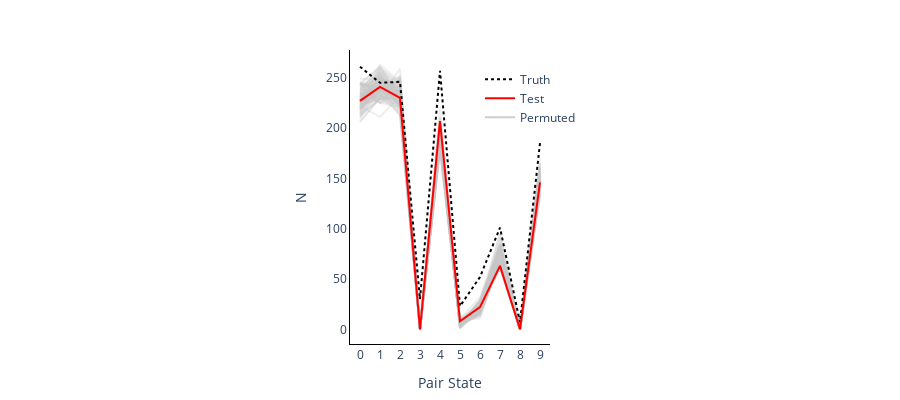

The notebook cell saved with this chart:
### Code cell
fig = go.Figure()

for i in np.arange(np.shape(sf)[0]):
    dfs = pd.read_csv(sf[i])
    fig.add_trace(go.Scatter(x=x,y=dfs.prediction,
                             mode='lines',
                             line=dict(color='rgba(200, 200, 200, 0.3)'),
                             showlegend=False,
                             legendgroup=1,
                            )
                 )
    
fig.add_trace(go.Scatter(x=x,y=dfs.prediction,
                         name='Permuted',
                         mode='lines',
                         line=dict(color='rgba(200, 200, 200, 0.9)'),
                         legendrank=3,
                         legendgroup=1
                        )
             )    
fig.add_trace(go.Scatter(x=x,y=df.ground_truth,
                         name='Truth',
                         mode='lines',
                         line=dict(color='rgba(0, 0, 0, 1)',dash='dot'),
                         legendrank=1,
                         legendgroup=1
                        )
             )
fig.add_trace(go.Scatter(x=x,y=df.prediction,
                         name='Test',
                         mode='lines',
                         line=dict(color='rgba(255, 0, 0, 1)'),
                         legendrank=2,
                         legendgroup=1
                        )
             )

    
#fig.update_scenes(xaxis_visible=False, yaxis_visible=False,zaxis_visible=False)
fig.update_xaxes(linecolor='rgba(0,0,0,1)',
                 range=[-0.5,9.5],
                 tick0=0,
                 dtick=1,
                 title_text='Pair State'
                )
fig.update_yaxes(linecolor='rgba(0,0,0,1)',
                 title_text='N'
                )
fig.update_layout(
    paper_bgcolor='rgba(0, 0, 0, 0)',
    plot_bgcolor='rgba(0, 0, 0, 0)',
    legend=dict(yanchor="top", y=0.95, xanchor="left", x=0.65),
    margin=dict(l=350, r=350, t=50, b=50),
    height=400
)

### Figure 1 — Plotly figure (JSON) as saved in the notebook; plotly's stock layout.template omitted (floating-point values rounded to 4 significant figures)
{"data": [{"legendgroup": "1", "line": {"color": "rgba(200, 200, 200, 0.3)"}, "mode": "lines", "showlegend": false, "type": "scatter", "x": [0, 1, 2, 3, 4, 5, 6, 7, 8, 9], "y": [238, 234, 238, 0, 190, 5, 29, 83, 0, 158]}, {"legendgroup": "1", "line": {"color": "rgba(200, 200, 200, 0.3)"}, "mode": "lines", "showlegend": false, "type": "scatter", "x": [0, 1, 2, 3, 4, 5, 6, 7, 8, 9], "y": [222, 261, 233, 0, 192, 5, 25, 77, 0, 156]}, {"legendgroup": "1", "line": {"color": "rgba(200, 200, 200, 0.3)"}, "mode": "lines", "showlegend": false, "type": "scatter", "x": [0, 1, 2, 3, 4, 5, 6, 7, 8, 9], "y": [227, 234, 220, 0, 204, 3, 21, 64, 0, 157]}, {"legendgroup": "1", "line": {"color": "rgba(200, 200, 200, 0.3)"}, "mode": "lines", "showlegend": false, "type": "scatter", "x": [0, 1, 2, 3, 4, 5, 6, 7, 8, 9], "y": [234, 254, 231, 1, 200, 4, 19, 72, 0, 156]}, {"legendgroup": "1", "line": {"color": "rgba(200, 200, 200, 0.3)"}, "mode": "lines", "showlegend": false, "type": "scatter", "x": [0, 1, 2, 3, 4, 5, 6, 7, 8, 9], "y": [230, 260, 244, 1, 197, 8, 22, 66, 0, 147]}, {"legendgroup": "1", "line": {"color": "rgba(200, 200, 200, 0.3)"}, "mode": "lines", "showlegend": false, "type": "scatter", "x": [0, 1, 2, 3, 4, 5, 6, 7, 8, 9], "y": [207, 230, 236, 0, 205, 7, 23, 78, 0, 166]}, {"legendgroup": "1", "line": {"color": "rgba(200, 200, 200, 0.3)"}, "mode": "lines", "showlegend": false, "type": "scatter", "x": [0, 1, 2, 3, 4, 5, 6, 7, 8, 9], "y": [244, 243, 235, 0, 194, 9, 24, 63, 0, 150]}, {"legendgroup": "1", "line": {"color": "rgba(200, 200, 200, 0.3)"}, "mode": "lines", "showlegend": false, "type": "scatter", "x": [0, 1, 2, 3, 4, 5, 6, 7, 8, 9], "y": [233, 243, 222, 0, 181, 5, 19, 75, 0, 138]}, {"legendgroup": "1", "line": {"color": "rgba(200, 200, 200, 0.3)"}, "mode": "lines", "showlegend": false, "type": "scatter", "x": [0, 1, 2, 3, 4, 5, 6, 7, 8, 9], "y": [234, 242, 223, 0, 194, 1, 22, 61, 0, 147]}, {"legendgroup": "1", "line": {"color": "rgba(200, 200, 200, 0.3)"}, "mode": "lines", "showlegend": false, "type": "scatter", "x": [0, 1, 2, 3, 4, 5, 6, 7, 8, 9], "y": [225, 237, 225, 0, 194, 4, 24, 78, 0, 153]}, {"legendgroup": "1", "line": {"color": "rgba(200, 200, 200, 0.3)"}, "mode": "lines", "showlegend": false, "type": "scatter", "x": [0, 1, 2, 3, 4, 5, 6, 7, 8, 9], "y": [223, 241, 230, 0, 182, 5, 14, 71, 0, 158]}, {"legendgroup": "1", "line": {"color": "rgba(200, 200, 200, 0.3)"}, "mode": "lines", "showlegend": false, "type": "scatter", "x": [0, 1, 2, 3, 4, 5, 6, 7, 8, 9], "y": [219, 242, 228, 1, 199, 8, 18, 72, 0, 150]}, {"legendgroup": "1", "line": {"color": "rgba(200, 200, 200, 0.3)"}, "mode": "lines", "showlegend": false, "type": "scatter", "x": [0, 1, 2, 3, 4, 5, 6, 7, 8, 9], "y": [229, 235, 235, 0, 196, 5, 19, 63, 0, 137]}, {"legendgroup": "1", "line": {"color": "rgba(200, 200, 200, 0.3)"}, "mode": "lines", "showlegend": false, "type": "scatter", "x": [0, 1, 2, 3, 4, 5, 6, 7, 8, 9], "y": [228, 247, 227, 0, 189, 7, 18, 75, 0, 164]}, {"legendgroup": "1", "line": {"color": "rgba(200, 200, 200, 0.3)"}, "mode": "lines", "showlegend": false, "type": "scatter", "x": [0, 1, 2, 3, 4, 5, 6, 7, 8, 9], "y": [224, 236, 252, 0, 203, 3, 17, 66, 0, 149]}, {"legendgroup": "1", "line": {"color": "rgba(200, 200, 200, 0.3)"}, "mode": "lines", "showlegend": false, "type": "scatter", "x": [0, 1, 2, 3, 4, 5, 6, 7, 8, 9], "y": [219, 236, 238, 0, 188, 6, 18, 68, 0, 147]}, {"legendgroup": "1", "line": {"color": "rgba(200, 200, 200, 0.3)"}, "mode": "lines", "showlegend": false, "type": "scatter", "x": [0, 1, 2, 3, 4, 5, 6, 7, 8, 9], "y": [229, 248, 244, 0, 191, 9, 22, 71, 0, 151]}, {"legendgroup": "1", "line": {"color": "rgba(200, 200, 200, 0.3)"}, "mode": "lines", "showlegend": false, "type": "scatter", "x": [0, 1, 2, 3, 4, 5, 6, 7, 8, 9], "y": [227, 239, 233, 0, 202, 7, 20, 67, 0, 147]}, {"legendgroup": "1", "line": {"color": "rgba(200, 200, 200, 0.3)"}, "mode": "lines", "showlegend": false, "type": "scatter", "x": [0, 1, 2, 3, 4, 5, 6, 7, 8, 9], "y": [220, 236, 228, 0, 191, 5, 17, 68, 0, 152]}, {"legendgroup": "1", "line": {"color": "rgba(200, 200, 200, 0.3)"}, "mode": "lines", "showlegend": false, "type": "scatter", "x": [0, 1, 2, 3, 4, 5, 6, 7, 8, 9], "y": [239, 258, 235, 0, 194, 1, 18, 80, 0, 145]}, {"legendgroup": "1", "line": {"color": "rgba(200, 200, 200, 0.3)"}, "mode": "lines", "showlegend": false, "type": "scatter", "x": [0, 1, 2, 3, 4, 5, 6, 7, 8, 9], "y": [239, 256, 243, 0, 187, 4, 19, 75, 0, 150]}, {"legendgroup": "1", "line": {"color": "rgba(200, 200, 200, 0.3)"}, "mode": "lines", "showlegend": false, "type": "scatter", "x": [0, 1, 2, 3, 4, 5, 6, 7, 8, 9], "y": [233, 240, 232, 0, 193, 2, 23, 85, 0, 161]}, {"legendgroup": "1", "line": {"color": "rgba(200, 200, 200, 0.3)"}, "mode": "lines", "showlegend": false, "type": "scatter", "x": [0, 1, 2, 3, 4, 5, 6, 7, 8, 9], "y": [231, 250, 242, 0, 192, 8, 17, 75, 0, 158]}, {"legendgroup": "1", "line": {"color": "rgba(200, 200, 200, 0.3)"}, "mode": "lines", "showlegend": false, "type": "scatter", "x": [0, 1, 2, 3, 4, 5, 6, 7, 8, 9], "y": [221, 231, 229, 0, 196, 9, 20, 76, 0, 135]}, {"legendgroup": "1", "line": {"color": "rgba(200, 200, 200, 0.3)"}, "mode": "lines", "showlegend": false, "type": "scatter", "x": [0, 1, 2, 3, 4, 5, 6, 7, 8, 9], "y": [213, 230, 217, 0, 206, 6, 18, 76, 0, 143]}, {"legendgroup": "1", "line": {"color": "rgba(200, 200, 200, 0.3)"}, "mode": "lines", "showlegend": false, "type": "scatter", "x": [0, 1, 2, 3, 4, 5, 6, 7, 8, 9], "y": [222, 211, 232, 0, 200, 7, 24, 66, 0, 153]}, {"legendgroup": "1", "line": {"color": "rgba(200, 200, 200, 0.3)"}, "mode": "lines", "showlegend": false, "type": "scatter", "x": [0, 1, 2, 3, 4, 5, 6, 7, 8, 9], "y": [232, 255, 229, 0, 191, 5, 19, 75, 0, 153]}, {"legendgroup": "1", "line": {"color": "rgba(200, 200, 200, 0.3)"}, "mode": "lines", "showlegend": false, "type": "scatter", "x": [0, 1, 2, 3, 4, 5, 6, 7, 8, 9], "y": [230, 242, 214, 0, 192, 3, 21, 91, 0, 158]}, {"legendgroup": "1", "line": {"color": "rgba(200, 200, 200, 0.3)"}, "mode": "lines", "showlegend": false, "type": "scatter", "x": [0, 1, 2, 3, 4, 5, 6, 7, 8, 9], "y": [234, 229, 228, 0, 192, 7, 19, 78, 0, 144]}, {"legendgroup": "1", "line": {"color": "rgba(200, 200, 200, 0.3)"}, "mode": "lines", "showlegend": false, "type": "scatter", "x": [0, 1, 2, 3, 4, 5, 6, 7, 8, 9], "y": [221, 256, 233, 0, 185, 4, 23, 69, 0, 158]}, {"legendgroup": "1", "line": {"color": "rgba(200, 200, 200, 0.3)"}, "mode": "lines", "showlegend": false, "type": "scatter", "x": [0, 1, 2, 3, 4, 5, 6, 7, 8, 9], "y": [212, 229, 227, 1, 205, 5, 21, 79, 0, 142]}, {"legendgroup": "1", "line": {"color": "rgba(200, 200, 200, 0.3)"}, "mode": "lines", "showlegend": false, "type": "scatter", "x": [0, 1, 2, 3, 4, 5, 6, 7, 8, 9], "y": [210, 244, 233, 0, 200, 6, 18, 75, 0, 150]}, {"legendgroup": "1", "line": {"color": "rgba(200, 200, 200, 0.3)"}, "mode": "lines", "showlegend": false, "type": "scatter", "x": [0, 1, 2, 3, 4, 5, 6, 7, 8, 9], "y": [230, 243, 232, 0, 192, 6, 19, 68, 0, 148]}, {"legendgroup": "1", "line": {"color": "rgba(200, 200, 200, 0.3)"}, "mode": "lines", "showlegend": false, "type": "scatter", "x": [0, 1, 2, 3, 4, 5, 6, 7, 8, 9], "y": [222, 229, 235, 0, 179, 5, 28, 84, 0, 160]}, {"legendgroup": "1", "line": {"color": "rgba(200, 200, 200, 0.3)"}, "mode": "lines", "showlegend": false, "type": "scatter", "x": [0, 1, 2, 3, 4, 5, 6, 7, 8, 9], "y": [220, 237, 248, 0, 201, 2, 20, 70, 0, 142]}, {"legendgroup": "1", "line": {"color": "rgba(200, 200, 200, 0.3)"}, "mode": "lines", "showlegend": false, "type": "scatter", "x": [0, 1, 2, 3, 4, 5, 6, 7, 8, 9], "y": [242, 243, 251, 0, 190, 4, 27, 80, 0, 158]}, {"legendgroup": "1", "line": {"color": "rgba(200, 200, 200, 0.3)"}, "mode": "lines", "showlegend": false, "type": "scatter", "x": [0, 1, 2, 3, 4, 5, 6, 7, 8, 9], "y": [226, 251, 228, 0, 197, 7, 21, 71, 0, 153]}, {"legendgroup": "1", "line": {"color": "rgba(200, 200, 200, 0.3)"}, "mode": "lines", "showlegend": false, "type": "scatter", "x": [0, 1, 2, 3, 4, 5, 6, 7, 8, 9], "y": [222, 249, 243, 0, 184, 3, 22, 76, 0, 155]}, {"legendgroup": "1", "line": {"color": "rgba(200, 200, 200, 0.3)"}, "mode": "lines", "showlegend": false, "type": "scatter", "x": [0, 1, 2, 3, 4, 5, 6, 7, 8, 9], "y": [210, 238, 229, 0, 203, 3, 23, 68, 0, 148]}, {"legendgroup": "1", "line": {"color": "rgba(200, 200, 200, 0.3)"}, "mode": "lines", "showlegend": false, "type": "scatter", "x": [0, 1, 2, 3, 4, 5, 6, 7, 8, 9], "y": [238, 237, 237, 0, 184, 8, 25, 72, 0, 158]}, {"legendgroup": "1", "line": {"color": "rgba(200, 200, 200, 0.3)"}, "mode": "lines", "showlegend": false, "type": "scatter", "x": [0, 1, 2, 3, 4, 5, 6, 7, 8, 9], "y": [243, 225, 221, 0, 204, 2, 25, 73, 0, 149]}, {"legendgroup": "1", "line": {"color": "rgba(200, 200, 200, 0.3)"}, "mode": "lines", "showlegend": false, "type": "scatter", "x": [0, 1, 2, 3, 4, 5, 6, 7, 8, 9], "y": [229, 246, 233, 0, 194, 5, 14, 68, 0, 147]}, {"legendgroup": "1", "line": {"color": "rgba(200, 200, 200, 0.3)"}, "mode": "lines", "showlegend": false, "type": "scatter", "x": [0, 1, 2, 3, 4, 5, 6, 7, 8, 9], "y": [244, 225, 250, 0, 196, 4, 28, 84, 0, 160]}, {"legendgroup": "1", "line": {"color": "rgba(200, 200, 200, 0.3)"}, "mode": "lines", "showlegend": false, "type": "scatter", "x": [0, 1, 2, 3, 4, 5, 6, 7, 8, 9], "y": [245, 260, 242, 0, 192, 7, 21, 68, 0, 143]}, {"legendgroup": "1", "line": {"color": "rgba(200, 200, 200, 0.3)"}, "mode": "lines", "showlegend": false, "type": "scatter", "x": [0, 1, 2, 3, 4, 5, 6, 7, 8, 9], "y": [227, 242, 231, 0, 188, 6, 24, 77, 0, 170]}, {"legendgroup": "1", "line": {"color": "rgba(200, 200, 200, 0.3)"}, "mode": "lines", "showlegend": false, "type": "scatter", "x": [0, 1, 2, 3, 4, 5, 6, 7, 8, 9], "y": [221, 243, 240, 0, 177, 4, 17, 73, 0, 159]}, {"legendgroup": "1", "line": {"color": "rgba(200, 200, 200, 0.3)"}, "mode": "lines", "showlegend": false, "type": "scatter", "x": [0, 1, 2, 3, 4, 5, 6, 7, 8, 9], "y": [226, 235, 243, 0, 179, 3, 18, 79, 0, 149]}, {"legendgroup": "1", "line": {"color": "rgba(200, 200, 200, 0.3)"}, "mode": "lines", "showlegend": false, "type": "scatter", "x": [0, 1, 2, 3, 4, 5, 6, 7, 8, 9], "y": [243, 240, 212, 0, 193, 4, 24, 95, 0, 161]}, {"legendgroup": "1", "line": {"color": "rgba(200, 200, 200, 0.3)"}, "mode": "lines", "showlegend": false, "type": "scatter", "x": [0, 1, 2, 3, 4, 5, 6, 7, 8, 9], "y": [233, 238, 222, 0, 194, 10, 32, 83, 0, 143]}, {"legendgroup": "1", "line": {"color": "rgba(200, 200, 200, 0.3)"}, "mode": "lines", "showlegend": false, "type": "scatter", "x": [0, 1, 2, 3, 4, 5, 6, 7, 8, 9], "y": [227, 241, 241, 0, 191, 11, 24, 66, 0, 148]}, {"legendgroup": "1", "line": {"color": "rgba(200, 200, 200, 0.3)"}, "mode": "lines", "showlegend": false, "type": "scatter", "x": [0, 1, 2, 3, 4, 5, 6, 7, 8, 9], "y": [228, 238, 242, 0, 187, 6, 23, 78, 0, 153]}, {"legendgroup": "1", "line": {"color": "rgba(200, 200, 200, 0.3)"}, "mode": "lines", "showlegend": false, "type": "scatter", "x": [0, 1, 2, 3, 4, 5, 6, 7, 8, 9], "y": [224, 229, 231, 0, 185, 3, 23, 60, 0, 148]}, {"legendgroup": "1", "line": {"color": "rgba(200, 200, 200, 0.3)"}, "mode": "lines", "showlegend": false, "type": "scatter", "x": [0, 1, 2, 3, 4, 5, 6, 7, 8, 9], "y": [217, 250, 238, 0, 198, 5, 20, 77, 0, 148]}, {"legendgroup": "1", "line": {"color": "rgba(200, 200, 200, 0.3)"}, "mode": "lines", "showlegend": false, "type": "scatter", "x": [0, 1, 2, 3, 4, 5, 6, 7, 8, 9], "y": [213, 229, 247, 0, 197, 3, 19, 77, 0, 153]}, {"legendgroup": "1", "line": {"color": "rgba(200, 200, 200, 0.3)"}, "mode": "lines", "showlegend": false, "type": "scatter", "x": [0, 1, 2, 3, 4, 5, 6, 7, 8, 9], "y": [228, 251, 236, 0, 196, 6, 13, 68, 0, 153]}, {"legendgroup": "1", "line": {"color": "rgba(200, 200, 200, 0.3)"}, "mode": "lines", "showlegend": false, "type": "scatter", "x": [0, 1, 2, 3, 4, 5, 6, 7, 8, 9], "y": [227, 240, 236, 0, 190, 2, 22, 81, 0, 139]}, {"legendgroup": "1", "line": {"color": "rgba(200, 200, 200, 0.3)"}, "mode": "lines", "showlegend": false, "type": "scatter", "x": [0, 1, 2, 3, 4, 5, 6, 7, 8, 9], "y": [246, 237, 240, 0, 199, 9, 25, 66, 0, 148]}, {"legendgroup": "1", "line": {"color": "rgba(200, 200, 200, 0.3)"}, "mode": "lines", "showlegend": false, "type": "scatter", "x": [0, 1, 2, 3, 4, 5, 6, 7, 8, 9], "y": [240, 251, 216, 0, 193, 2, 17, 71, 0, 147]}, {"legendgroup": "1", "line": {"color": "rgba(200, 200, 200, 0.3)"}, "mode": "lines", "showlegend": false, "type": "scatter", "x": [0, 1, 2, 3, 4, 5, 6, 7, 8, 9], "y": [234, 248, 225, 1, 195, 4, 20, 70, 0, 153]}, {"legendgroup": "1", "line": {"color": "rgba(200, 200, 200, 0.3)"}, "mode": "lines", "showlegend": false, "type": "scatter", "x": [0, 1, 2, 3, 4, 5, 6, 7, 8, 9], "y": [242, 239, 238, 1, 186, 6, 20, 68, 0, 152]}, {"legendgroup": "1", "line": {"color": "rgba(200, 200, 200, 0.3)"}, "mode": "lines", "showlegend": false, "type": "scatter", "x": [0, 1, 2, 3, 4, 5, 6, 7, 8, 9], "y": [233, 225, 235, 0, 184, 3, 29, 94, 0, 154]}, {"legendgroup": "1", "line": {"color": "rgba(200, 200, 200, 0.3)"}, "mode": "lines", "showlegend": false, "type": "scatter", "x": [0, 1, 2, 3, 4, 5, 6, 7, 8, 9], "y": [227, 242, 229, 1, 188, 6, 25, 72, 0, 144]}, {"legendgroup": "1", "line": {"color": "rgba(200, 200, 200, 0.3)"}, "mode": "lines", "showlegend": false, "type": "scatter", "x": [0, 1, 2, 3, 4, 5, 6, 7, 8, 9], "y": [226, 232, 228, 0, 193, 6, 27, 78, 0, 161]}, {"legendgroup": "1", "line": {"color": "rgba(200, 200, 200, 0.3)"}, "mode": "lines", "showlegend": false, "type": "scatter", "x": [0, 1, 2, 3, 4, 5, 6, 7, 8, 9], "y": [234, 226, 224, 0, 198, 2, 28, 80, 0, 156]}, {"legendgroup": "1", "line": {"color": "rgba(200, 200, 200, 0.3)"}, "mode": "lines", "showlegend": false, "type": "scatter", "x": [0, 1, 2, 3, 4, 5, 6, 7, 8, 9], "y": [233, 231, 227, 0, 200, 3, 23, 82, 0, 162]}, {"legendgroup": "1", "line": {"color": "rgba(200, 200, 200, 0.3)"}, "mode": "lines", "showlegend": false, "type": "scatter", "x": [0, 1, 2, 3, 4, 5, 6, 7, 8, 9], "y": [225, 233, 250, 0, 198, 8, 19, 71, 0, 144]}, {"legendgroup": "1", "line": {"color": "rgba(200, 200, 200, 0.3)"}, "mode": "lines", "showlegend": false, "type": "scatter", "x": [0, 1, 2, 3, 4, 5, 6, 7, 8, 9], "y": [227, 249, 236, 1, 203, 9, 20, 64, 0, 155]}, {"legendgroup": "1", "line": {"color": "rgba(200, 200, 200, 0.3)"}, "mode": "lines", "showlegend": false, "type": "scatter", "x": [0, 1, 2, 3, 4, 5, 6, 7, 8, 9], "y": [215, 233, 220, 1, 188, 5, 19, 65, 0, 141]}, {"legendgroup": "1", "line": {"color": "rgba(200, 200, 200, 0.3)"}, "mode": "lines", "showlegend": false, "type": "scatter", "x": [0, 1, 2, 3, 4, 5, 6, 7, 8, 9], "y": [230, 249, 221, 1, 188, 7, 22, 75, 0, 150]}, {"legendgroup": "1", "line": {"color": "rgba(200, 200, 200, 0.3)"}, "mode": "lines", "showlegend": false, "type": "scatter", "x": [0, 1, 2, 3, 4, 5, 6, 7, 8, 9], "y": [223, 249, 240, 0, 186, 3, 20, 77, 0, 143]}, {"legendgroup": "1", "line": {"color": "rgba(200, 200, 200, 0.3)"}, "mode": "lines", "showlegend": false, "type": "scatter", "x": [0, 1, 2, 3, 4, 5, 6, 7, 8, 9], "y": [215, 246, 237, 0, 193, 4, 16, 74, 0, 143]}, {"legendgroup": "1", "line": {"color": "rgba(200, 200, 200, 0.3)"}, "mode": "lines", "showlegend": false, "type": "scatter", "x": [0, 1, 2, 3, 4, 5, 6, 7, 8, 9], "y": [229, 245, 221, 0, 207, 7, 20, 69, 0, 134]}, {"legendgroup": "1", "line": {"color": "rgba(200, 200, 200, 0.3)"}, "mode": "lines", "showlegend": false, "type": "scatter", "x": [0, 1, 2, 3, 4, 5, 6, 7, 8, 9], "y": [235, 241, 232, 0, 195, 9, 11, 69, 0, 148]}, {"legendgroup": "1", "line": {"color": "rgba(200, 200, 200, 0.3)"}, "mode": "lines", "showlegend": false, "type": "scatter", "x": [0, 1, 2, 3, 4, 5, 6, 7, 8, 9], "y": [215, 240, 234, 1, 196, 4, 16, 72, 0, 139]}, {"legendgroup": "1", "line": {"color": "rgba(200, 200, 200, 0.3)"}, "mode": "lines", "showlegend": false, "type": "scatter", "x": [0, 1, 2, 3, 4, 5, 6, 7, 8, 9], "y": [228, 232, 236, 0, 192, 4, 21, 72, 0, 137]}, {"legendgroup": "1", "line": {"color": "rgba(200, 200, 200, 0.3)"}, "mode": "lines", "showlegend": false, "type": "scatter", "x": [0, 1, 2, 3, 4, 5, 6, 7, 8, 9], "y": [206, 230, 259, 0, 196, 5, 17, 72, 0, 154]}, {"legendgroup": "1", "line": {"color": "rgba(200, 200, 200, 0.3)"}, "mode": "lines", "showlegend": false, "type": "scatter", "x": [0, 1, 2, 3, 4, 5, 6, 7, 8, 9], "y": [240, 240, 228, 0, 190, 5, 15, 75, 0, 143]}, {"legendgroup": "1", "line": {"color": "rgba(200, 200, 200, 0.3)"}, "mode": "lines", "showlegend": false, "type": "scatter", "x": [0, 1, 2, 3, 4, 5, 6, 7, 8, 9], "y": [244, 247, 221, 0, 187, 3, 23, 81, 0, 136]}, {"legendgroup": "1", "line": {"color": "rgba(200, 200, 200, 0.3)"}, "mode": "lines", "showlegend": false, "type": "scatter", "x": [0, 1, 2, 3, 4, 5, 6, 7, 8, 9], "y": [230, 250, 224, 0, 196, 6, 15, 75, 0, 139]}, {"legendgroup": "1", "line": {"color": "rgba(200, 200, 200, 0.3)"}, "mode": "lines", "showlegend": false, "type": "scatter", "x": [0, 1, 2, 3, 4, 5, 6, 7, 8, 9], "y": [219, 243, 225, 0, 221, 6, 22, 84, 0, 146]}, {"legendgroup": "1", "line": {"color": "rgba(200, 200, 200, 0.3)"}, "mode": "lines", "showlegend": false, "type": "scatter", "x": [0, 1, 2, 3, 4, 5, 6, 7, 8, 9], "y": [220, 238, 230, 0, 187, 5, 24, 80, 0, 159]}, {"legendgroup": "1", "line": {"color": "rgba(200, 200, 200, 0.3)"}, "mode": "lines", "showlegend": false, "type": "scatter", "x": [0, 1, 2, 3, 4, 5, 6, 7, 8, 9], "y": [219, 240, 225, 0, 193, 5, 20, 67, 0, 148]}, {"legendgroup": "1", "line": {"color": "rgba(200, 200, 200, 0.3)"}, "mode": "lines", "showlegend": false, "type": "scatter", "x": [0, 1, 2, 3, 4, 5, 6, 7, 8, 9], "y": [219, 254, 236, 0, 200, 5, 21, 82, 0, 143]}, {"legendgroup": "1", "line": {"color": "rgba(200, 200, 200, 0.3)"}, "mode": "lines", "showlegend": false, "type": "scatter", "x": [0, 1, 2, 3, 4, 5, 6, 7, 8, 9], "y": [237, 241, 225, 0, 181, 8, 25, 85, 0, 159]}, {"legendgroup": "1", "line": {"color": "rgba(200, 200, 200, 0.3)"}, "mode": "lines", "showlegend": false, "type": "scatter", "x": [0, 1, 2, 3, 4, 5, 6, 7, 8, 9], "y": [232, 228, 225, 0, 205, 5, 25, 81, 0, 150]}, {"legendgroup": "1", "line": {"color": "rgba(200, 200, 200, 0.3)"}, "mode": "lines", "showlegend": false, "type": "scatter", "x": [0, 1, 2, 3, 4, 5, 6, 7, 8, 9], "y": [231, 243, 232, 0, 183, 6, 17, 72, 0, 150]}, {"legendgroup": "1", "line": {"color": "rgba(200, 200, 200, 0.3)"}, "mode": "lines", "showlegend": false, "type": "scatter", "x": [0, 1, 2, 3, 4, 5, 6, 7, 8, 9], "y": [237, 253, 227, 0, 202, 7, 16, 71, 0, 153]}, {"legendgroup": "1", "line": {"color": "rgba(200, 200, 200, 0.3)"}, "mode": "lines", "showlegend": false, "type": "scatter", "x": [0, 1, 2, 3, 4, 5, 6, 7, 8, 9], "y": [235, 233, 213, 0, 210, 4, 20, 87, 0, 141]}, {"legendgroup": "1", "line": {"color": "rgba(200, 200, 200, 0.3)"}, "mode": "lines", "showlegend": false, "type": "scatter", "x": [0, 1, 2, 3, 4, 5, 6, 7, 8, 9], "y": [226, 257, 238, 0, 198, 5, 17, 65, 0, 158]}, {"legendgroup": "1", "line": {"color": "rgba(200, 200, 200, 0.3)"}, "mode": "lines", "showlegend": false, "type": "scatter", "x": [0, 1, 2, 3, 4, 5, 6, 7, 8, 9], "y": [213, 253, 228, 0, 211, 7, 16, 72, 0, 160]}, {"legendgroup": "1", "line": {"color": "rgba(200, 200, 200, 0.3)"}, "mode": "lines", "showlegend": false, "type": "scatter", "x": [0, 1, 2, 3, 4, 5, 6, 7, 8, 9], "y": [249, 248, 240, 0, 187, 7, 17, 66, 0, 150]}, {"legendgroup": "1", "line": {"color": "rgba(200, 200, 200, 0.3)"}, "mode": "lines", "showlegend": false, "type": "scatter", "x": [0, 1, 2, 3, 4, 5, 6, 7, 8, 9], "y": [225, 236, 231, 1, 186, 6, 29, 79, 0, 147]}, {"legendgroup": "1", "line": {"color": "rgba(200, 200, 200, 0.3)"}, "mode": "lines", "showlegend": false, "type": "scatter", "x": [0, 1, 2, 3, 4, 5, 6, 7, 8, 9], "y": [226, 233, 233, 0, 201, 7, 23, 75, 0, 144]}, {"legendgroup": "1", "line": {"color": "rgba(200, 200, 200, 0.3)"}, "mode": "lines", "showlegend": false, "type": "scatter", "x": [0, 1, 2, 3, 4, 5, 6, 7, 8, 9], "y": [232, 230, 231, 0, 206, 8, 17, 69, 0, 152]}, {"legendgroup": "1", "line": {"color": "rgba(200, 200, 200, 0.3)"}, "mode": "lines", "showlegend": false, "type": "scatter", "x": [0, 1, 2, 3, 4, 5, 6, 7, 8, 9], "y": [235, 263, 246, 0, 189, 6, 15, 64, 0, 153]}, {"legendgroup": "1", "line": {"color": "rgba(200, 200, 200, 0.3)"}, "mode": "lines", "showlegend": false, "type": "scatter", "x": [0, 1, 2, 3, 4, 5, 6, 7, 8, 9], "y": [237, 252, 221, 0, 200, 6, 23, 69, 0, 142]}, {"legendgroup": "1", "line": {"color": "rgba(200, 200, 200, 0.3)"}, "mode": "lines", "showlegend": false, "type": "scatter", "x": [0, 1, 2, 3, 4, 5, 6, 7, 8, 9], "y": [217, 248, 229, 0, 197, 1, 23, 85, 0, 137]}, {"legendgroup": "1", "line": {"color": "rgba(200, 200, 200, 0.3)"}, "mode": "lines", "showlegend": false, "type": "scatter", "x": [0, 1, 2, 3, 4, 5, 6, 7, 8, 9], "y": [235, 230, 250, 0, 187, 5, 24, 73, 0, 165]}, {"legendgroup": "1", "line": {"color": "rgba(200, 200, 200, 0.3)"}, "mode": "lines", "showlegend": false, "type": "scatter", "x": [0, 1, 2, 3, 4, 5, 6, 7, 8, 9], "y": [243, 261, 224, 0, 192, 2, 23, 71, 0, 132]}, {"legendgroup": "1", "line": {"color": "rgba(200, 200, 200, 0.3)"}, "mode": "lines", "showlegend": false, "type": "scatter", "x": [0, 1, 2, 3, 4, 5, 6, 7, 8, 9], "y": [244, 238, 229, 0, 205, 5, 28, 71, 0, 151]}, {"legendgroup": "1", "legendrank": 3, "line": {"color": "rgba(200, 200, 200, 0.9)"}, "mode": "lines", "name": "Permuted", "type": "scatter", "x": [0, 1, 2, 3, 4, 5, 6, 7, 8, 9], "y": [244, 238, 229, 0, 205, 5, 28, 71, 0, 151]}, {"legendgroup": "1", "legendrank": 1, "line": {"color": "rgba(0, 0, 0, 1)", "dash": "dot"}, "mode": "lines", "name": "Truth", "type": "scatter", "x": [0, 1, 2, 3, 4, 5, 6, 7, 8, 9], "y": [261, 245, 246, 30, 257, 23, 52, 101, 7, 185]}, {"legendgroup": "1", "legendrank": 2, "line": {"color": "rgba(255, 0, 0, 1)"}, "mode": "lines", "name": "Test", "type": "scatter", "x": [0, 1, 2, 3, 4, 5, 6, 7, 8, 9], "y": [227, 241, 230, 0, 207, 8, 22, 63, 0, 146]}], "layout": {"height": 400, "legend": {"x": 0.65, "xanchor": "left", "y": 0.95, "yanchor": "top"}, "margin": {"b": 50, "l": 350, "r": 350, "t": 50}, "paper_bgcolor": "rgba(0, 0, 0, 0)", "plot_bgcolor": "rgba(0, 0, 0, 0)", "xaxis": {"dtick": 1, "linecolor": "rgba(0,0,0,1)", "range": [-0.5, 9.5], "tick0": 0, "title": {"text": "Pair State"}}, "yaxis": {"linecolor": "rgba(0,0,0,1)", "title": {"text": "N"}}}}
